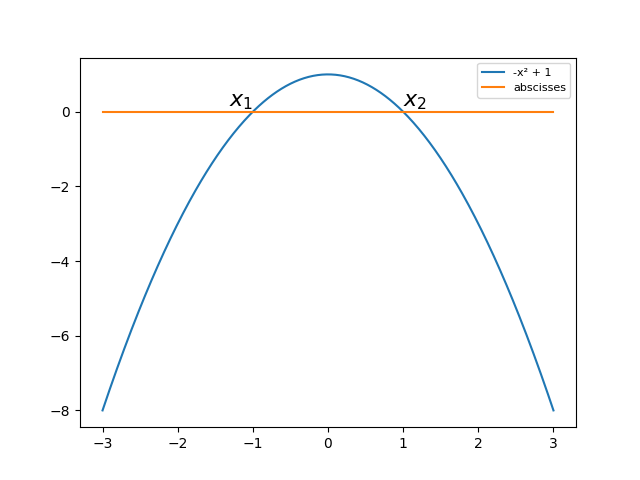

This figure's Python source:
import numpy as np
import matplotlib.pyplot as plt
from scipy.interpolate import interp1d

x = np.arange(-3, 4)

y = -x**2 + 1

z = 0*x

plt.close()

cubic_interpolation_model = interp1d(x, y, kind = "cubic")

X_=np.linspace(x.min(), x.max(), 500)
Y_=cubic_interpolation_model(X_)
Z_=interp1d(x, z, kind = "cubic")(X_)

plt.plot(X_, Y_, markersize=8, label="-x² + 1")
plt.plot(X_, Z_, markersize=0, label="abscisses")

plt.legend(loc='best', fontsize=8)

plt.text(-1,0,r'$x_1$', fontsize=16, horizontalalignment='right', verticalalignment='bottom')
plt.text(1,0,r'$x_2$', fontsize=16, horizontalalignment='left', verticalalignment='bottom')

plt.savefig(__file__[0:-3]+".png")

#plt.savefig("mon_graphique.png")
